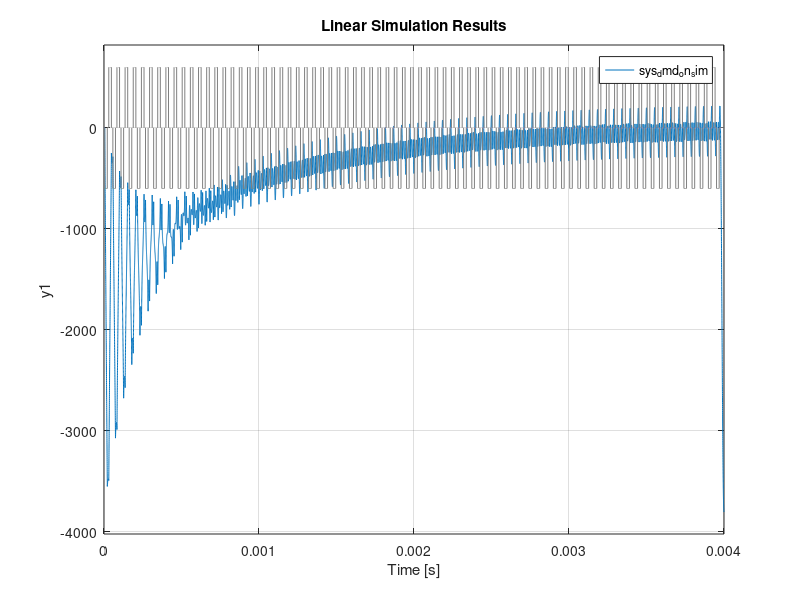

Here is the MATLAB script that generated this plot: (Note: this script raises an error after producing the figure.)
clear; close all; clc;
%load("All_injectors_vaccum_full_workspace.mat")
%load("DMDc_on_old_shot.mat")
load("Vaccum_load_model.mat")
% sys_dmd_on_shot_c = sys_dmd;
% Let's first check that DMDc can somewhat accurately recreate the A and B
% matrices that come out of the state space model I derived
dT = 1e-7;
time = 0:dT:.004;
%%
% L1_Current_Flux_4 = ans.L1CurrentFlux4.signals.values; % catch L1 Current in Flux 4
% L2_Current_Flux_3 = ans.L2CurrentFlux3.signals.values; % catch L2 Current in Flux 3
% L2_Current_Flux_4 = ans.L2CurrentFlux4.signals.values; % catch L2 current in Flux 4
% C_Voltage_Flux_3 = ans.CVoltageFlux3.signals.values; %Catch C voltage from flux 3
% C_Voltage_Flux_4 = ans.CVoltageFlux4.signals.values; % Catch C voltage from flux 4
% First construct the X matrix that goes from time = 1 to time = end-1
% stack in all measurments

% B = [1/L1, 0, 0, 0;
%     0, 0, 0, 0;
%     0, 0, 0, 0;
%     0, 1/L1, 0, 0;
%     0, 0, 0, 0;
%     0, 0, 0, 0;
%     0, 0, 1/L1, 0;
%     0, 0, 0, 0;
%     0, 0, 0, 0;
%     0, 0, 0, 1/L1;
%     0, 0, 0, 0;
%     0, 0, 0, 0;];



% X = [L1_Current_Flux_1(1:end-1,1)'; L1_Current_Flux_2(1:end-1,1)'; L1_Current_Flux_3(1:end-1,1)'; L1_Current_Flux_4(1:end-1,1)';
%     C_Voltage_Flux_1(1:end-1,1)'; C_Voltage_Flux_2(1:end-1,1)'; C_Voltage_Flux_3(1:end-1,1)'; C_Voltage_Flux_4(1:end-1,1)';
%    L2_Current_Flux_1(1:end-1,1)'; L2_Current_Flux_2(1:end-1,1)'; L2_Current_Flux_3(1:end-1,1)'; L2_Current_Flux_4(1:end-1,1)'];
% % data stacked from the second position to the end
% X2 = [L1_Current_Flux_1(2:end,1)'; L1_Current_Flux_2(2:end,1)'; L1_Current_Flux_3(2:end,1)'; L1_Current_Flux_4(2:end,1)';
%     C_Voltage_Flux_1(2:end,1)'; C_Voltage_Flux_2(2:end,1)'; C_Voltage_Flux_3(2:end,1)'; C_Voltage_Flux_4(2:end,1)';
%     L2_Current_Flux_1(2:end,1)'; L2_Current_Flux_2(2:end,1)'; L2_Current_Flux_3(2:end,1)'; L2_Current_Flux_4(2:end,1)';];

% Gonna try to do this as if there is only one injector circuit firing

X = [L1_Current(1:end-1,1)'; C_Voltage(1:end-1,1)'; L2_Current(1:end-1,1)'];

X2 = [L1_Current(2:end,1)'; C_Voltage(2:end,1)'; L2_Current(2:end,1)'];


Upsilon = [newVoltages(1:end-1,1)'];

Omega = [X; Upsilon]; %omega matrix with the data and the inputs stacked on each other

%perform SVD on Omega

[Utilde, Stilde, Vtilde] = svd(Omega, 'econ'); %SVD omega matrix

[Uprime, Sprime, Vprime] = svd(X2, 'econ'); %Svd snapshots from the second half of the data

U1tilde = Utilde( 1:length(X(:,1)) , :); % U1 tilde which captures how the states progress and will be used for the A matrix
U2tilde = Utilde( length( U1tilde(:,1))+1:end ,:); % U2 tilde which captures how inputs propegate and will be used for the B matrix. 
 
Atilde = Uprime'*X2*Vtilde*pinv(Stilde)*U1tilde'*Uprime; %construct Atilde matrix which should be an approximation of the dynamics
                                 % Eigs of A will show temporal behavior


Btilde = Uprime'*X2*Vtilde*pinv(Stilde)*U2tilde';

% sys_dmd_on_sim = ss((X2-Bd*Upsilon)*pinv(X), Btilde, C, D,dT); % this is
% the case where B is known
sys_dmd_on_sim = ss(Atilde, Btilde, Cd,Dd,dT);


lsim(sys_dmd_on_sim, [newVoltages], time); % this shit ain't accurate


%% Let's try doing this on a small sample of the shot data to do a quick time prediction opposed to trying to capture all of the dynamics
start = 1;
stop = start + 128;


X = [L1_Current_Flux_1(start:stop-1,1)'; L1_Current_Flux_2(start:stop-1,1)'; L1_Current_Flux_3(start:stop-1,1)'; L1_Current_Flux_4(start:stop-1,1)';
    C_Voltage_Flux_1(start:stop-1,1)'; C_Voltage_Flux_2(start:stop-1,1)'; C_Voltage_Flux_3(start:stop-1,1)'; C_Voltage_Flux_4(start:stop-1,1)';
   L2_Current_Flux_1(start:stop-1,1)'; L2_Current_Flux_2(start:stop-1,1)'; L2_Current_Flux_3(start:stop-1,1)'; L2_Current_Flux_4(start:stop-1,1)'];
% data stacked from the second position to the end
X2 = [L1_Current_Flux_1(start+1:stop,1)'; L1_Current_Flux_2(start+1:stop,1)'; L1_Current_Flux_3(start+1:stop,1)'; L1_Current_Flux_4(start+1:stop,1)';
    C_Voltage_Flux_1(start+1:stop,1)'; C_Voltage_Flux_2(start+1:stop,1)'; C_Voltage_Flux_3(start+1:stop,1)'; C_Voltage_Flux_4(start+1:stop,1)';
    L2_Current_Flux_1(start+1:stop,1)'; L2_Current_Flux_2(start+1:stop,1)'; L2_Current_Flux_3(start+1:stop,1)'; L2_Current_Flux_4(start+1:stop,1)';];


Upsilon = [newVoltages(start:stop-1,1)'; newVoltages(start:stop-1,1)'; newVoltages(start:stop-1,1)'; newVoltages(start:stop-1,1)';];

Omega = [X; Upsilon]; %omega matrix with the data and the inputs stacked on each other

%perform SVD on Omega

[Utilde, Stilde, Vtilde] = svd(Omega, 'econ'); %SVD omega matrix

[Uprime, Sprime, Vprime] = svd(X2, 'econ'); %Svd snapshots from the second half of the data

U1tilde = Utilde(1:12, :); % U1 tilde which captures how the states progress and will be used for the A matrix
U2tilde = Utilde(13:16,:); % U2 tilde which captures how inputs propegate and will be used for the B matrix. 

Atilde = Uprime'*X2*Vtilde*pinv(Stilde)*U1tilde'*Uprime; %construct Atilde matrix which should be an approximation of the dynamics
                                 % Eigs of A will show temporal behavior


Btilde = Uprime'*X2*Vtilde*pinv(Stilde)*U2tilde';

sys_dmd_on_sim = ss(Atilde, Btilde, C, D, dT);

lsim( sys_dmd_on_sim, [newVoltages(stop:stop+stop) newVoltages(stop:stop+stop) newVoltages(stop:stop+stop) newVoltages(stop:stop+stop)], time(stop:stop+stop), X(:,end));
